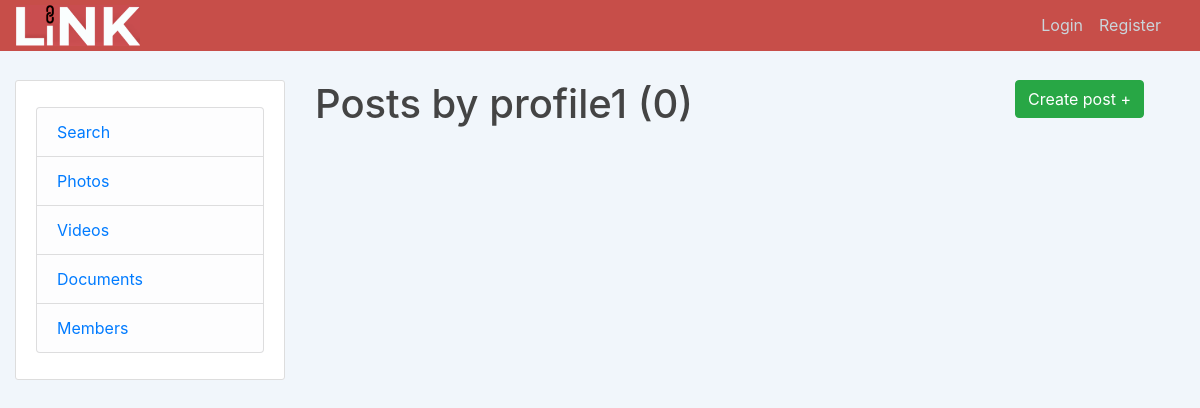
Before: /user/profile1 with the older database file.
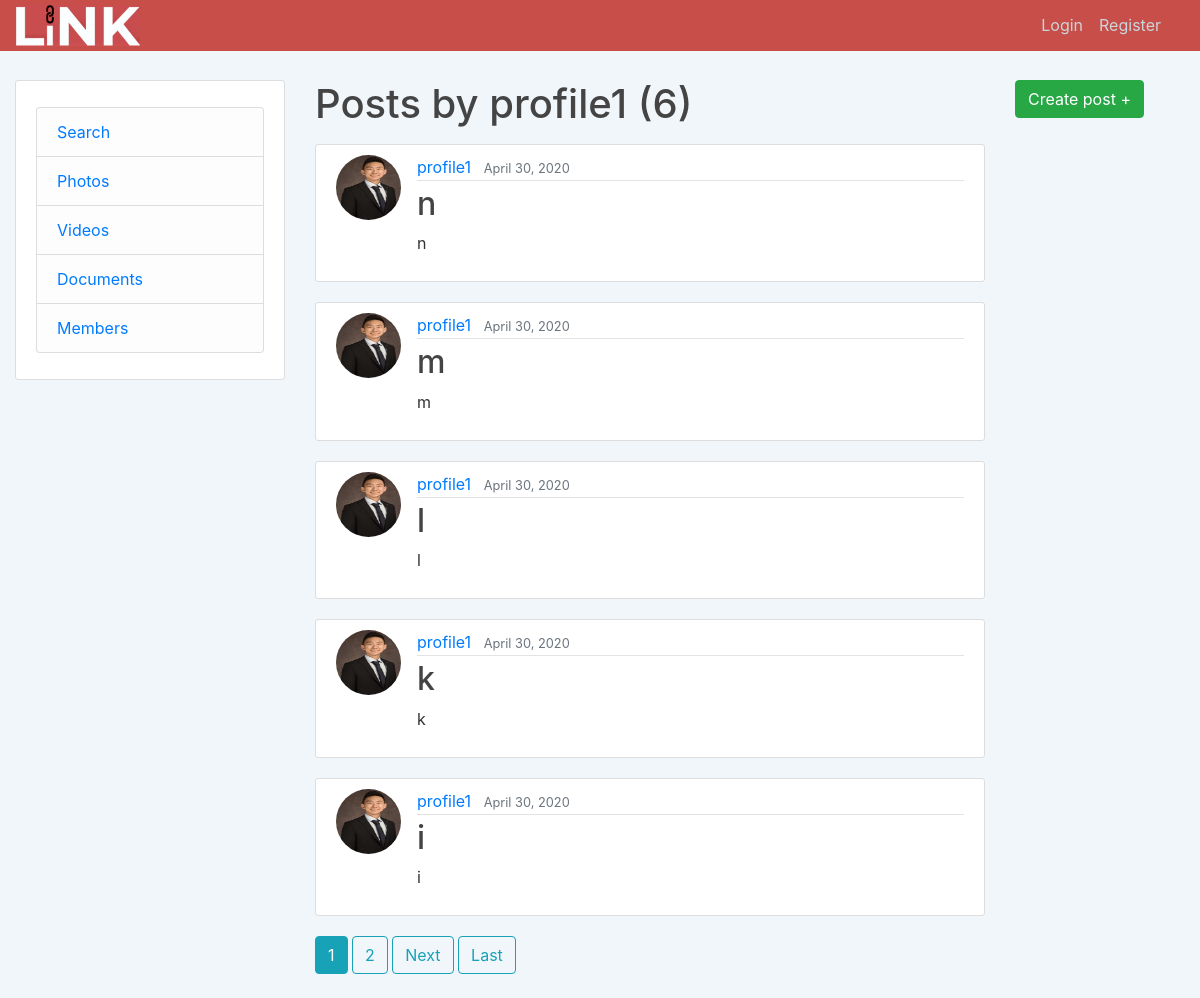
After: the same page with the newer database file.
### journal/models.py (models this page shows, shortened)
class Post(models.Model):
    title = models.CharField(max_length=100)
    content = models.TextField()
    image = models.ImageField(default='NULL', upload_to='profile_pics')
    video = models.FileField(default='NULL', upload_to="profile_pics")
    date_posted = models.DateTimeField(default=timezone.now)
    author = models.ForeignKey(User, on_delete=models.CASCADE)
    group_to_post = models.ForeignKey(LinkGroup, on_delete=models.CASCADE)

### users/models.py (models this page shows, shortened)
class Profile(models.Model):
    user = models.OneToOneField(User, on_delete=models.CASCADE)
    image = models.ImageField(default='default.jpg', upload_to='profile_pics')
    groups = models.ManyToManyField('groups.LinkGroup')

### journal/views.py (the view)
# urls.py: path('user/<str:username>', UserPostListView.as_view(), name='user-posts'),
class UserPostListView(ListView):
    model = Post
    template_name = 'journal/user_posts.html'  # <app>/<model>_<viewtype>.html
    context_object_name = 'posts'
    paginate_by = 5
    def get_queryset(self):
        user = get_object_or_404(User, username=self.kwargs.get('username'))
        return Post.objects.filter(author=user).order_by('-date_posted')

### journal/templates/journal/user_posts.html (shortened to what this page needs)
{% extends "journal/base.html" %}
{% block content %}
    <h1 class="mb-3">Posts by {{ view.kwargs.username }} ({{ page_obj.paginator.count }})</h1>
    {% for post in posts %}
        <article class="media content-section">
          <img class="rounded-circle article-img" src="{{ post.author.profile.image.url }}">
          <div class="media-body">
            <div class="article-metadata">
              <a class="mr-2" href="{% url 'user-posts' post.author.username %}">{{ post.author }}</a>
              <small class="text-muted">{{ post.date_posted|date:"F d, Y" }}</small>
            </div>
            <h2><a class="article-title" href="{% url 'post-detail' post.id %}">{{ post.title }}</a></h2>
            <p class="article-content">{{ post.content }}</p>
          </div>
        </article>
    {% endfor %}
    {% if is_paginated %}
      {% for num in page_obj.paginator.page_range %}
        {% if page_obj.number == num %}
          <a class="btn btn-info mb-4" href="?page={{ num }}">{{ num }}</a>
        {% elif num > page_obj.number|add:'-3' and num < page_obj.number|add:'3' %}
          <a class="btn btn-outline-info mb-4" href="?page={{ num }}">{{ num }}</a>
        {% endif %}
      {% endfor %}
      {% if page_obj.has_next %}
        <a class="btn btn-outline-info mb-4" href="?page={{ page_obj.next_page_number }}">Next</a>
        <a class="btn btn-outline-info mb-4" href="?page={{ page_obj.paginator.num_pages }}">Last</a>
      {% endif %}
    {% endif %}
{% endblock content %}

### journal/templates/journal/base.html (shortened to what this page needs)
{% load static %}
<!DOCTYPE html>
<html>
<head>
  <link rel="stylesheet" href="https://maxcdn.bootstrapcdn.com/bootstrap/4.0.0/css/bootstrap.min.css"
>
  <link rel="stylesheet" type="text/css" href="{% static 'journal/main.css' %}">
</head>
<body>
  <header class="site-header">
    <nav class="navbar navbar-expand-md navbar-dark bg-steel fixed-top no-pad">
      <a class="navbar-brand mr-4" href="{% url 'journal-home' %}"><img class="logo" src="/media/LiNK.png" /></a>
      <div class="container-fluid">
        <div class="collapse navbar-collapse" id="navbarToggle">
          <div class="navbar-nav">
            {% if user.is_authenticated %}
            <a class="nav-item nav-link" href="{% url 'create_group' %}">Create Group</a>
            <a class="nav-item nav-link" href="{% url 'join_group' %}">Join Group</a>
            <a class="nav-item nav-link" href="{% url 'profile' %}">Profile</a>
            <a class="nav-item nav-link" href="{% url 'logout' %}">Logout</a>
            {% else %}
            <a class="nav-item nav-link" href="{% url 'login' %}">Login</a>
            <a class="nav-item nav-link" href="{% url 'register' %}">Register</a>
            {% endif %}
          </div>
        </div>
      </div>
    </nav>
  </header>
  <main role="main" class="container-fluid">
    <div class="row">
      <div class="col-md-3">
        <div class="content-section">
          <p class='text-muted'>
            <ul class="list-group">
              <li class="list-group-item list-group-item-light"><a href="http://127.0.0.1:8000/user-search">Search</a></li>
              <li class="list-group-item list-group-item-light"><a href="http://127.0.0.1:8000/user-photos">Photos</a></li>
              <li class="list-group-item list-group-item-light"><a href="http://127.0.0.1:8000/user-videos">Videos</a>
              </li>
              <li class="list-group-item list-group-item-light"><a href="http://127.0.0.1:8000">Documents</a></li>
              <li class="list-group-item list-group-item-light"><a href="{% url 'members_group' %}">Members</a></li>
            </ul>
          </p>
        </div>
      </div>
      <div class="col-md-7">
        {% block content %}{% endblock %}
      </div>
      <div class="col-md-2">
        <a href="{% url 'post-create' user.profile.groups.first.group_name %}" type="button" class="btn btn-success" aria-haspopup="true"
          aria-expanded="false">
          Create post +
        </a>
      </div>
    </div>
  </main>
</body>
</html>

### journal/static/journal/main.css (style rules this page uses)
body { background: rgb(241, 246, 251); color: #333333; margin-top: 5rem; }
h1, h2, h3, h4, h5, h6 { color: #444444; }
ul { margin: 0; }
.bg-steel { background-color: rgb(199, 78, 73); }
.site-header .navbar-nav .nav-link { color: #cbd5db; }
.content-section { background: #ffffff; padding: 10px 20px; border: 1px solid #dddddd; border-radius: 3px; margin-bottom: 20px; }
.article-title { color: #444444; }
.article-content { white-space: pre-line; }
.article-img { height: 65px; width: 65px; margin-right: 16px; }
.article-metadata { padding-bottom: 1px; margin-bottom: 4px; border-bottom: 1px solid #e3e3e3 }
.no-pad { padding-top: 0px; padding-bottom: 0px; }
.logo { max-width: 40%; max-height: 40%; }

Changed rows visible on the page:
added Post: author.profile.image (placeholder picture), author "profile1", date_posted "April 30, 2020", title "n", content "n"
added Post: author.profile.image (placeholder picture), author "profile1", date_posted "April 30, 2020", title "m", content "m"
added Post: author.profile.image (placeholder picture), author "profile1", date_posted "April 30, 2020", title "l", content "l"
added Post: author.profile.image (placeholder picture), author "profile1", date_posted "April 30, 2020", title "k", content "k"
added Post: author.profile.image (placeholder picture), author "profile1", date_posted "April 30, 2020", title "i", content "i"
Other visible differences:
{{ page_obj.paginator.count }}: "0" → "6"
new list line: "1"
new list line: "2"
text now shown: "Next Last"
